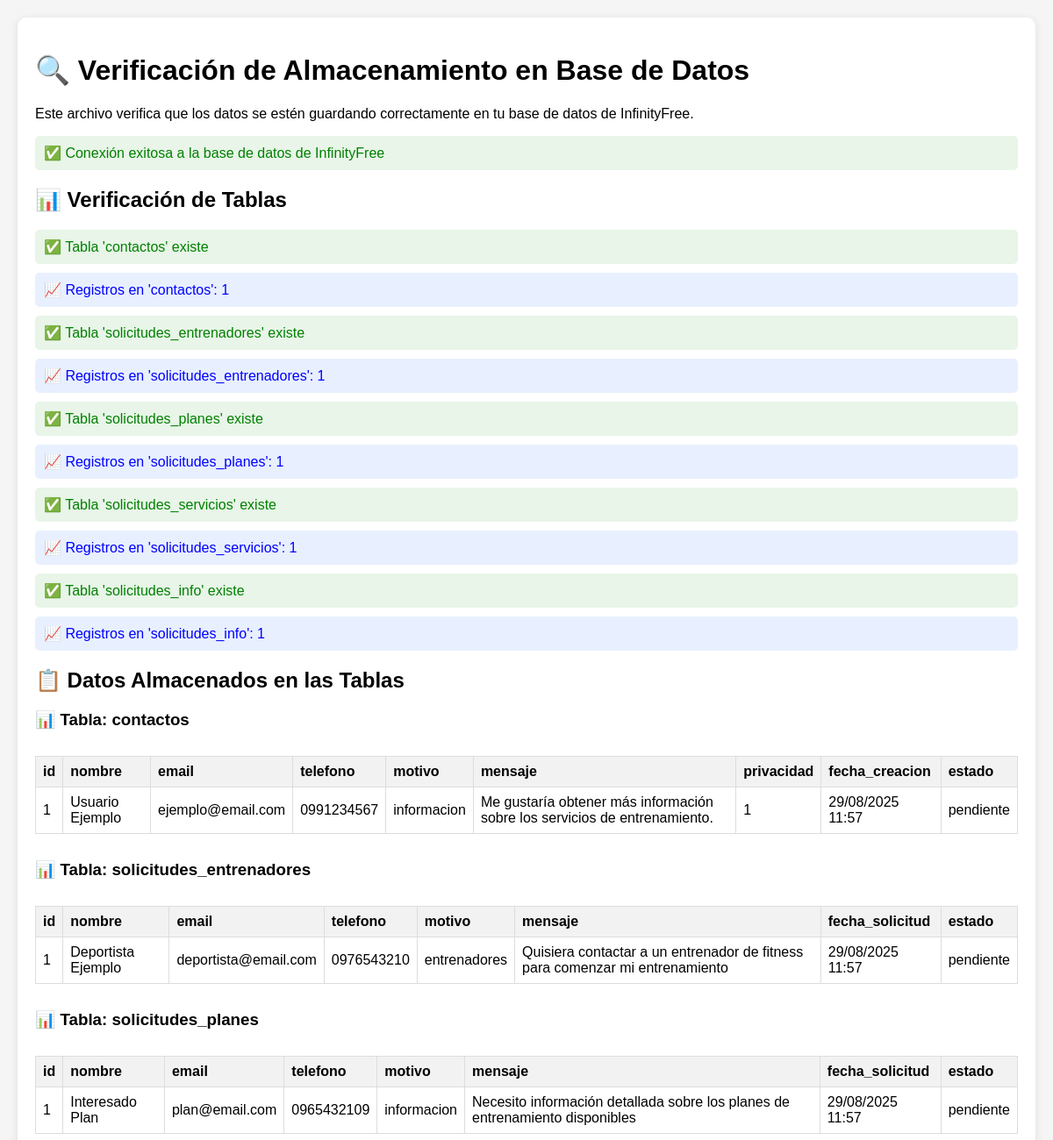
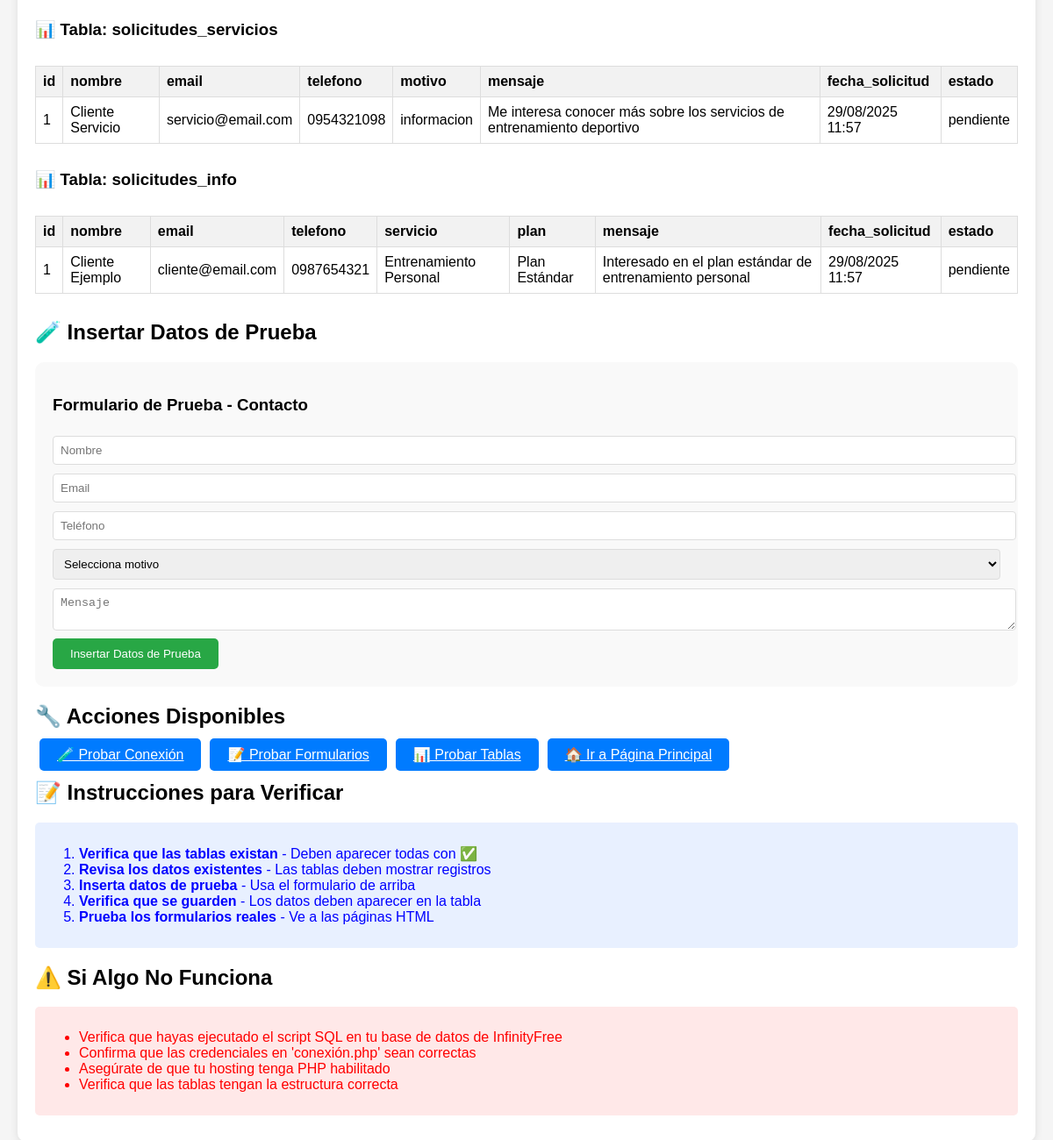
The page /Procesamientof/verificar_almacenamiento.php on the database its author committed (2 pictures, top to bottom).
### tables this page shows
CREATE TABLE `contactos` (
  `id` int(11) NOT NULL,
  `nombre` varchar(100) NOT NULL,
  `email` varchar(100) NOT NULL,
  `telefono` varchar(20) DEFAULT NULL,
  `motivo` enum('informacion','soporte','entrenadores','otros') NOT NULL,
  `mensaje` text NOT NULL,
  `privacidad` tinyint(1) DEFAULT 0,
  `fecha_creacion` datetime NOT NULL DEFAULT current_timestamp(),
  `estado` enum('pendiente','respondido','archivado') DEFAULT 'pendiente'
);

CREATE TABLE `solicitudes_entrenadores` (
  `id` int(11) NOT NULL,
  `nombre` varchar(100) NOT NULL,
  `email` varchar(100) NOT NULL,
  `telefono` varchar(20) DEFAULT NULL,
  `motivo` enum('informacion','soporte','entrenadores','otros') NOT NULL,
  `mensaje` text NOT NULL,
  `fecha_solicitud` datetime NOT NULL DEFAULT current_timestamp(),
  `estado` enum('pendiente','respondido','archivado') DEFAULT 'pendiente'
);

CREATE TABLE `solicitudes_planes` (
  `id` int(11) NOT NULL,
  `nombre` varchar(100) NOT NULL,
  `email` varchar(100) NOT NULL,
  `telefono` varchar(20) DEFAULT NULL,
  `motivo` enum('informacion','soporte','entrenadores','otros') NOT NULL,
  `mensaje` text NOT NULL,
  `fecha_solicitud` datetime NOT NULL DEFAULT current_timestamp(),
  `estado` enum('pendiente','respondido','archivado') DEFAULT 'pendiente'
);

CREATE TABLE `solicitudes_servicios` (
  `id` int(11) NOT NULL,
  `nombre` varchar(100) NOT NULL,
  `email` varchar(100) NOT NULL,
  `telefono` varchar(20) DEFAULT NULL,
  `motivo` enum('informacion','soporte','entrenadores','otros') NOT NULL,
  `mensaje` text NOT NULL,
  `fecha_solicitud` datetime NOT NULL DEFAULT current_timestamp(),
  `estado` enum('pendiente','respondido','archivado') DEFAULT 'pendiente'
);

CREATE TABLE `solicitudes_info` (
  `id` int(11) NOT NULL,
  `nombre` varchar(100) NOT NULL,
  `email` varchar(100) NOT NULL,
  `telefono` varchar(20) DEFAULT NULL,
  `servicio` varchar(100) NOT NULL,
  `plan` varchar(50) DEFAULT NULL,
  `mensaje` text DEFAULT NULL,
  `fecha_solicitud` datetime NOT NULL DEFAULT current_timestamp(),
  `estado` enum('pendiente','respondido','archivado') DEFAULT 'pendiente'
);

### Procesamientof/verificar_almacenamiento.php (the view, shortened to what this page needs)
<?php
include 'conexión.php';
echo "<!DOCTYPE html>
<html lang='es'>
<head>
    <meta charset='UTF-8'>
    <meta name='viewport' content='width=device-width, initial-scale=1.0'>
    <title>Verificación de Almacenamiento - DeporteFit</title>
    <style>
        body { font-family: Arial, sans-serif; margin: 20px; background: #f5f5f5; }
        .container { max-width: 1200px; margin: 0 auto; background: white; padding: 20px; border-radius: 10px; box-shadow: 0 2px 10px rgba(0,0,0,0.1); }
        .success { color: green; background: #e8f5e8; padding: 10px; border-radius: 5px; margin: 10px 0; }
        .error { color: red; background: #ffe8e8; padding: 10px; border-radius: 5px; margin: 10px 0; }
        .info { color: blue; background: #e8f0ff; padding: 10px; border-radius: 5px; margin: 10px 0; }
        .table-container { margin: 20px 0; overflow-x: auto; }
        table { width: 100%; border-collapse: collapse; margin: 10px 0; }
        th, td { border: 1px solid #ddd; padding: 8px; text-align: left; }
        th { background-color: #f2f2f2; font-weight: bold; }
        .btn { background: #007bff; color: white; padding: 10px 20px; border: none; border-radius: 5px; cursor: pointer; margin: 5px; }
        .btn:hover { background: #0056b3; }
        .form-test { background: #f9f9f9; padding: 20px; border-radius: 10px; margin: 20px 0; }
        .form-test input, .form-test textarea, .form-test select { width: 100%; padding: 8px; margin: 5px 0; border: 1px solid #ddd; border-radius: 4px; }
        .form-test button { background: #28a745; color: white; padding: 10px 20px; border: none; border-radius: 5px; cursor: pointer; }
        .form-test button:hover { background: #218838; }
    </style>
</head>
<body>
    <div class='container'>
        <h1>🔍 Verificación de Almacenamiento en Base de Datos</h1>
        <p>Este archivo verifica que los datos se estén guardando correctamente en tu base de datos de InfinityFree.</p>";
echo "<div class='success'>✅ Conexión exitosa a la base de datos de InfinityFree</div>";
$tablas_esperadas = [
    'contactos',
    'solicitudes_entrenadores',
    'solicitudes_planes',
    'solicitudes_servicios',
    'solicitudes_info'
];
echo "<h2>📊 Verificación de Tablas</h2>";
foreach ($tablas_esperadas as $tabla) {
    $sql = "SHOW TABLES LIKE '$tabla'";
    $resultado = mysqli_query($conexion, $sql);
    if (mysqli_num_rows($resultado) > 0) {
        echo "<div class='success'>✅ Tabla '$tabla' existe</div>";
        $count_sql = "SELECT COUNT(*) as total FROM $tabla";
        $count_result = mysqli_query($conexion, $count_sql);
        if ($count_result) {
            $row = mysqli_fetch_assoc($count_result);
            echo "<div class='info'>📈 Registros en '$tabla': " . $row['total'] . "</div>";
        }
    } else {
        echo "<div class='error'>❌ Tabla '$tabla' NO existe</div>";
    }
}
echo "<h2>📋 Datos Almacenados en las Tablas</h2>";
foreach ($tablas_esperadas as $tabla) {
    $sql = "SHOW TABLES LIKE '$tabla'";
    $resultado = mysqli_query($conexion, $sql);
    if (mysqli_num_rows($resultado) > 0) {
        echo "<h3>📊 Tabla: $tabla</h3>";
        $data_sql = "SELECT * FROM $tabla ORDER BY id DESC LIMIT 10";
        $data_result = mysqli_query($conexion, $data_sql);
        if ($data_result && mysqli_num_rows($data_result) > 0) {
            echo "<div class='table-container'>";
            echo "<table>";
            $columnas = [];
            while ($field = mysqli_fetch_field($data_result)) {
                $columnas[] = $field->name;
            }
            echo "<tr>";
            foreach ($columnas as $columna) {
                echo "<th>$columna</th>";
            }
            echo "</tr>";
            mysqli_data_seek($data_result, 0);
            while ($row = mysqli_fetch_assoc($data_result)) {
                echo "<tr>";
                foreach ($columnas as $columna) {
                    $valor = $row[$columna];
                    if ($columna == 'fecha_creacion' || $columna == 'fecha_solicitud') {
                        $valor = date('d/m/Y H:i', strtotime($valor));
                    }
                    echo "<td>" . htmlspecialchars($valor) . "</td>";
                }
                echo "</tr>";
            }
            echo "</table>";
            echo "</div>";
        } else {
            echo "<div class='info'>ℹ️ No hay datos en la tabla '$tabla'</div>";
        }
    }
}
echo "<h2>🧪 Insertar Datos de Prueba</h2>";
echo "<div class='form-test'>";
echo "<form method='POST' action=''>";
echo "<h3>Formulario de Prueba - Contacto</h3>";
echo "<input type='text' name='nombre_prueba' placeholder='Nombre' required><br>";
echo "<input type='email' name='email_prueba' placeholder='Email' required><br>";
echo "<input type='tel' name='telefono_prueba' placeholder='Teléfono'><br>";
echo "<select name='motivo_prueba' required>";
echo "<option value=''>Selecciona motivo</option>";
echo "</select><br>";
echo "<textarea name='mensaje_prueba' placeholder='Mensaje' required></textarea><br>";
echo "<button type='submit' name='insertar_prueba'>Insertar Datos de Prueba</button>";
echo "</form>";
echo "</div>";
echo "<h2>🔧 Acciones Disponibles</h2>";
echo "<a href='test_conexion.php' class='btn'>🧪 Probar Conexión</a>";
echo "<a href='probar_formularios.php' class='btn'>📝 Probar Formularios</a>";
echo "<a href='probar_tablas_formularios.php' class='btn'>📊 Probar Tablas</a>";
echo "<a href='index.html' class='btn'>🏠 Ir a Página Principal</a>";
echo "<h2>📝 Instrucciones para Verificar</h2>";
echo "<div class='info'>";
echo "<ol>";
echo "<li><strong>Verifica que las tablas existan</strong> - Deben aparecer todas con ✅</li>";
echo "<li><strong>Revisa los datos existentes</strong> - Las tablas deben mostrar registros</li>";
echo "<li><strong>Inserta datos de prueba</strong> - Usa el formulario de arriba</li>";
echo "<li><strong>Verifica que se guarden</strong> - Los datos deben aparecer en la tabla</li>";
echo "<li><strong>Prueba los formularios reales</strong> - Ve a las páginas HTML</li>";
echo "</ol>";
echo "</div>";
echo "<h2>⚠️ Si Algo No Funciona</h2>";
echo "<div class='error'>";
echo "<ul>";
echo "<li>Verifica que hayas ejecutado el script SQL en tu base de datos de InfinityFree</li>";
echo "<li>Confirma que las credenciales en 'conexión.php' sean correctas</li>";
echo "<li>Asegúrate de que tu hosting tenga PHP habilitado</li>";
echo "<li>Verifica que las tablas tengan la estructura correcta</li>";
echo "</ul>";
echo "</div>";
echo "</div></body></html>";
?>

### Procesamientof/verificar_almacenamiento.php (style rules this page uses)
body { font-family: Arial, sans-serif; margin: 20px; background: #f5f5f5; }
.container { max-width: 1200px; margin: 0 auto; background: white; padding: 20px; border-radius: 10px; box-shadow: 0 2px 10px rgba(0,0,0,0.1); }
.success { color: green; background: #e8f5e8; padding: 10px; border-radius: 5px; margin: 10px 0; }
.error { color: red; background: #ffe8e8; padding: 10px; border-radius: 5px; margin: 10px 0; }
.info { color: blue; background: #e8f0ff; padding: 10px; border-radius: 5px; margin: 10px 0; }
.table-container { margin: 20px 0; overflow-x: auto; }
table { width: 100%; border-collapse: collapse; margin: 10px 0; }
th, td { border: 1px solid #ddd; padding: 8px; text-align: left; }
th { background-color: #f2f2f2; font-weight: bold; }
.btn { background: #007bff; color: white; padding: 10px 20px; border: none; border-radius: 5px; cursor: pointer; margin: 5px; }
.form-test { background: #f9f9f9; padding: 20px; border-radius: 10px; margin: 20px 0; }
.form-test input, .form-test textarea, .form-test select { width: 100%; padding: 8px; margin: 5px 0; border: 1px solid #ddd; border-radius: 4px; }
.form-test button { background: #28a745; color: white; padding: 10px 20px; border: none; border-radius: 5px; cursor: pointer; }

### rows shown on the page
contactos: id "1", nombre "Usuario Ejemplo", email "ejemplo@email.com", telefono "0991234567", motivo "informacion", mensaje "Me gustaría obtener más información sobre los servicios de entrenamiento.", privacidad "1", fecha_creacion "29/08/2025 11:57", estado "pendiente"
solicitudes_entrenadores: id "1", nombre "Deportista Ejemplo", email "deportista@email.com", telefono "0976543210", motivo "entrenadores", mensaje "Quisiera contactar a un entrenador de fitness para comenzar mi entrenamiento", fecha_solicitud "29/08/2025 11:57", estado "pendiente"
solicitudes_planes: id "1", nombre "Interesado Plan", email "plan@email.com", telefono "0965432109", motivo "informacion", mensaje "Necesito información detallada sobre los planes de entrenamiento disponibles", fecha_solicitud "29/08/2025 11:57", estado "pendiente"
solicitudes_servicios: id "1", nombre "Cliente Servicio", email "servicio@email.com", telefono "0954321098", motivo "informacion", mensaje "Me interesa conocer más sobre los servicios de entrenamiento deportivo", fecha_solicitud "29/08/2025 11:57", estado "pendiente"
solicitudes_info: id "1", nombre "Cliente Ejemplo", email "cliente@email.com", telefono "0987654321", servicio "Entrenamiento Personal", plan "Plan Estándar", mensaje "Interesado en el plan estándar de entrenamiento personal", fecha_solicitud "29/08/2025 11:57", estado "pendiente"

### other values the page prints
$tabla "contactos"
$row['total'] "1"
$tabla "solicitudes_entrenadores"
$tabla "solicitudes_planes"
$tabla "solicitudes_servicios"
$tabla "solicitudes_info"
$columna "id"
$columna "nombre"
$columna "email"
$columna "telefono"
$columna "motivo"
$columna "mensaje"
$columna "privacidad"
$columna "fecha_creacion"
$columna "estado"
